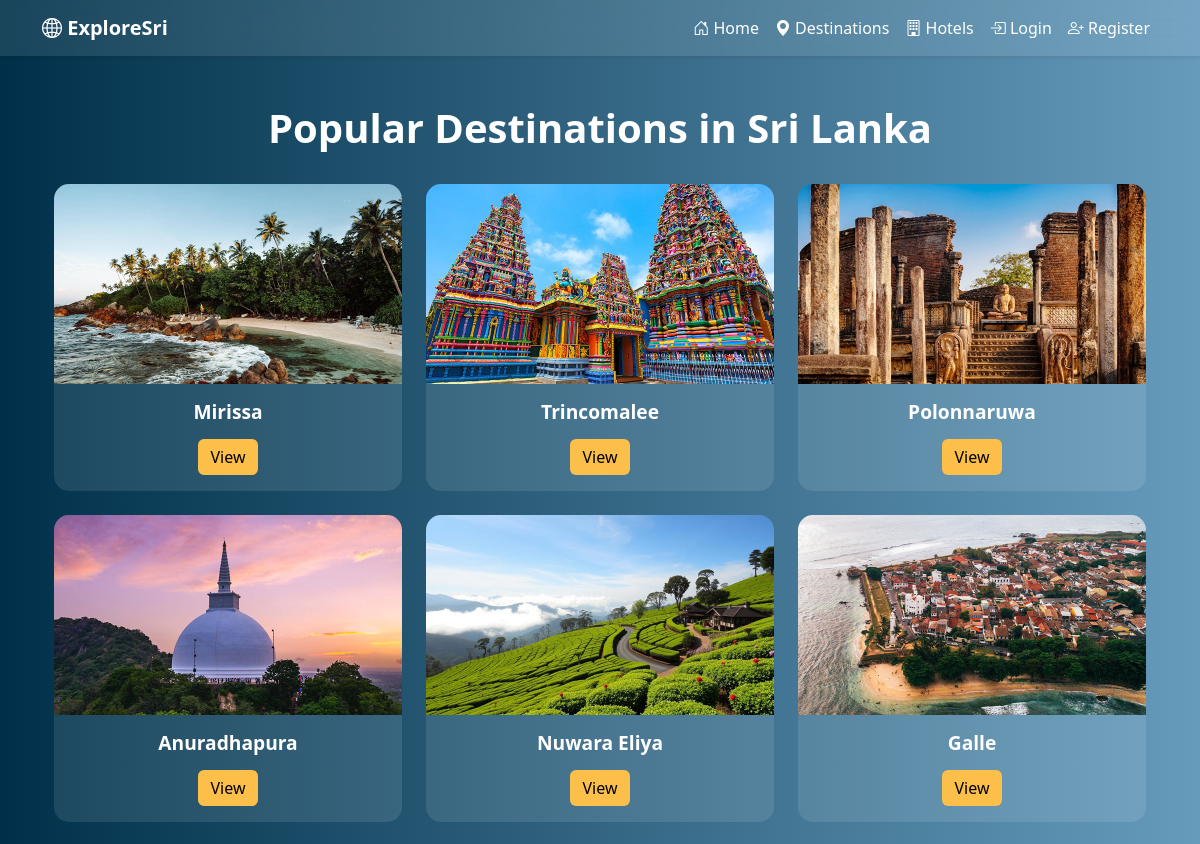
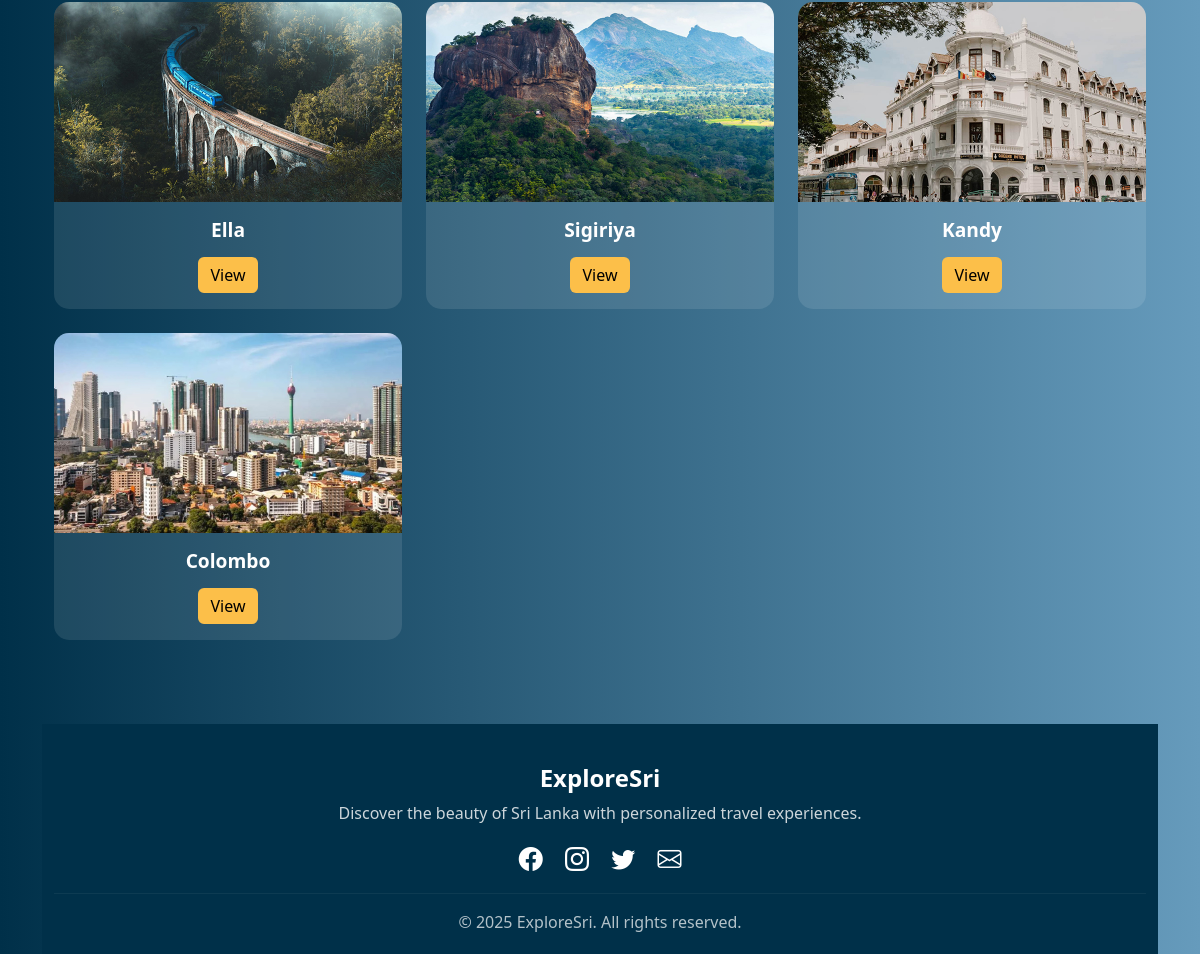
Page /destinations.php on the committed database (2 pictures, top to bottom).
### tables this page shows
CREATE TABLE `destinations` (
  `destination_id` int(11) NOT NULL,
  `name` varchar(255) DEFAULT NULL,
  `description` varchar(255) DEFAULT NULL,
  `location` varchar(255) DEFAULT NULL,
  `category` varchar(50) DEFAULT NULL,
  `image` varchar(255) DEFAULT NULL,
  `province` varchar(255) DEFAULT NULL,
  `top_attractions` varchar(255) DEFAULT NULL,
  `latitude` varchar(50) DEFAULT NULL,
  `longitude` varchar(50) DEFAULT NULL,
  `status` varchar(50) DEFAULT 'active'
);

### destinations.php (the view, shortened to what this page needs)
<?php
include 'config/db.php';
include 'includes/header.php';
$stmt = $conn->prepare("SELECT * FROM destinations ORDER BY destination_id DESC");
$stmt->execute();
$destinations = $stmt->fetchAll();
?>
<!DOCTYPE html>
<html lang="en">
<head>
  <link href="https://cdn.jsdelivr.net/npm/bootstrap@5.3.0/dist/css/bootstrap.min.css" rel="stylesheet">
</head>
<body>
<div class="container mt-5">
  <h1 class="text-center">Popular Destinations in Sri Lanka</h1>
  <div class="row">
    <?php if (count($destinations) > 0): ?>
      <?php foreach ($destinations as $dest): ?>
        <div class="col-md-4 mb-4">
          <div class="card h-100">
            <img src="images/<?php echo htmlspecialchars($dest['image']); ?>" class="card-img-top" alt="<?php echo htmlspecialchars($dest['name']); ?>">
            <div class="card-body text-center">
              <h5 class="card-title"><?php echo htmlspecialchars($dest['name']); ?></h5>
              <a href="destination.php?id=<?php echo $dest['destination_id']; ?>" class="btn btn-primary mt-2">View</a>
            </div>
          </div>
        </div>
      <?php endforeach; ?>
    <?php else: ?>
      <p class="text-center">No destinations found.</p>
    <?php endif; ?>
  </div>
</div>
</body>
</html>
<?php include 'includes/footer.php'; ?>

### includes/header.php (style rules this page uses)
body { background: linear-gradient(to right, #003049, #669bbc); font-family: 'Segoe UI', sans-serif; color: #fff; animation: fadeInBody 0.8s ease-in; }

### destinations.php (style rules this page uses)
body { background: linear-gradient(to right, #003049, #669bbc); color: #fff; font-family: 'Segoe UI', sans-serif; }
.card { background-color: rgba(255, 255, 255, 0.1); border: none; border-radius: 15px; overflow: hidden; transition: transform 0.3s ease, box-shadow 0.3s ease; }
.card img { height: 200px; object-fit: cover; }
.card-title { color: #fff; font-size: 1.2rem; font-weight: bold; }
.btn-primary { background-color: #fcbf49; border: none; color: #000; font-weight: 500; }
h1 { font-size: 2.5rem; font-weight: 600; margin-bottom: 2rem; }

### rows in the picture
destinations: image (picture), name "Mirissa"
destinations: image (picture), name "Trincomalee"
destinations: image (picture), name "Polonnaruwa"
destinations: image (picture), name "Anuradhapura"
destinations: image (picture), name "Nuwara Eliya"
destinations: image (picture), name "Galle"
destinations: image (picture), name "Ella"
destinations: image (picture), name "Sigiriya"
destinations: image (picture), name "Kandy"
destinations: image (picture), name "Colombo"
